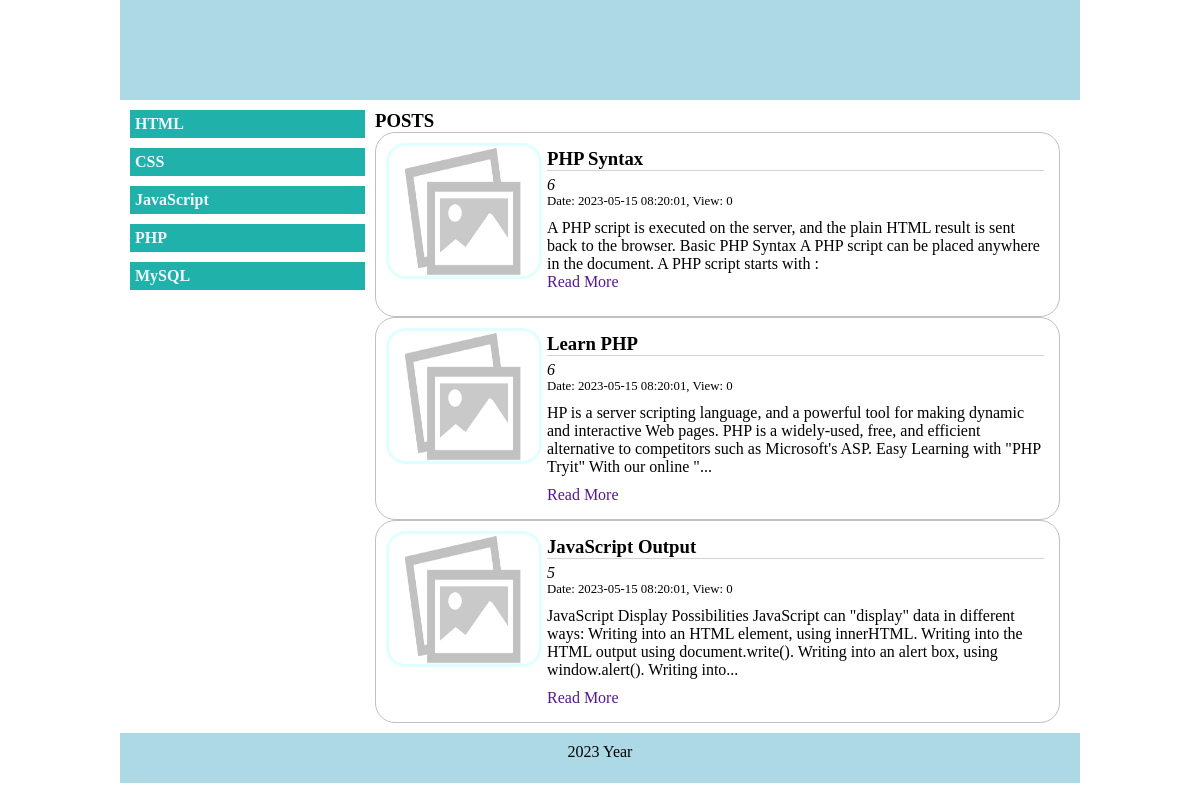
The page / on the database its author committed.
### tables this page shows
CREATE TABLE `topics` (
  `id` int(3) UNSIGNED NOT NULL,
  `title` varchar(150) NOT NULL,
  `created_at` timestamp NOT NULL DEFAULT current_timestamp()
);

CREATE TABLE `posts` (
  `id` int(10) UNSIGNED NOT NULL,
  `user_id` int(10) UNSIGNED NOT NULL,
  `topic_id` int(3) UNSIGNED DEFAULT NULL,
  `title` varchar(200) NOT NULL,
  `text` text NOT NULL,
  `img_url` varchar(250) DEFAULT NULL,
  `created_at` timestamp NOT NULL DEFAULT current_timestamp(),
  `view` int(11) UNSIGNED NOT NULL DEFAULT 0
);

### blocks/content.php (the view)
<?php
    if(isset($_GET['topic'])){
        $topic_id = $_GET['topic'];
        $posts_query =  "SELECT * FROM posts WHERE topic_id= $topic_id";
    }else{
        $posts_query =  "SELECT * FROM posts ORDER BY ID DESC LIMIT 3";
    }
    $posts_result = mysqli_query($conn, $posts_query);
?>
<div class="content">
    <h3>POSTS</h3>
    <?php
        while($posts = mysqli_fetch_assoc($posts_result)){
    ?>
    <article>
        <div class="img">
            <img src="storage/posts/default.png" alt="">
        </div>
        <div class="post">
            <h3><?=$posts['title']?></h3>
            <div class="author">
                <?=$posts['user_id']?>
            </div>
            <div class="post-info">
                Date: <?=$posts['created_at']?>, View: <?=$posts['view']?>
            </div>
            <div class="description">
                <?=substr($posts['text'], 0, 250)."..."?>
            </div>
            <div class="read-more">
                <a href="">Read More</a>
            </div>
        </div>
    </article>
    <?php
        }
    ?>
</div>

### index.php (shortened to what this page needs)
<?php
    require_once "config/connection_db.php";
?>
<!DOCTYPE html>
<html lang="en">
<head>
    <link rel="stylesheet" href="style.css">
</head>
<body>
    <header></header>
    <main>
        <?php
            include "blocks/nav.php";
            include "blocks/content.php";
        ?>
    </main>
    <footer>2023 Year</footer>
</body>
</html>

### blocks/nav.php
<?php
    $topics_query = "SELECT id, title FROM topics";
    $topics_result = mysqli_query($conn, $topics_query);
?>
<nav>
    <ul>
        <?php
            while($topics = mysqli_fetch_assoc($topics_result)){
        ?>
        <li><a href="?topic=<?=$topics['id']?>"><?=$topics['title']?></a></li>
        <?php
            }
        ?>
    </ul>
</nav>

### style.css (style rules this page uses)
body { padding: 0; margin: 0; }
header { width: 80%; height: 100px; background-color: lightblue; margin: auto; }
main { width: 80%; min-height: 150px; margin: auto; padding: 10px; box-sizing: border-box; }
nav ul { list-style: none; margin: 0; padding: 0; }
nav ul li { background-color: lightseagreen; margin-bottom: 10px; }
nav ul li a { text-decoration: none; padding: 5px; display: block; font-weight: bold; color: aliceblue; }
.content { min-height: 200px; padding:0 10px; box-sizing: border-box; }
.content h3 { margin: 0; }
footer { width: 80%; height: 50px; background-color: lightblue; margin: auto; text-align: center; padding-top: 10px; box-sizing: border-box; }
article { border: solid 1px silver; border-radius: 20px; padding: 10px; box-sizing: border-box; }
article .img { text-align: center; }
article .img img { width: 150px; height: 130px; border-radius: 20px; border: solid 3px lightcyan; }
article .post { width: 100%; padding: 5px; box-sizing: border-box; }
article .post h3 { padding: 0; margin: 0; margin-bottom: 5px; border-bottom: solid 1px lightgray; }
article .author { font-style: italic; }
article .post-info { font-size: 0.8em; }
article .description { margin-top: 10px; margin-bottom: 10px; }
article .read-more a { text-decoration: none; }
@media screen  and (min-width:600px) { main { display: flex; } }
@media screen  and (min-width:600px) { nav { width: 25%; } }
@media screen  and (min-width:600px) { .content { width: 75%; } }
@media screen  and (min-width:600px) { article { display: flex; } }
@media screen  and (min-width:600px) { article .img { width: 200px; text-align: left; } }

### rows shown on the page
topics: title "HTML"
topics: title "CSS"
topics: title "JavaScript"
topics: title "PHP"
topics: title "MySQL"
posts: title "PHP Syntax", user "6", created_at "2023-05-15 08:20:01", view "0", text "A PHP script is executed on the server, and the plain HTML result is sent back to the browser. Basic PHP Syntax A PHP script can be placed anywhere in the document. A PHP script starts with :"
posts: title "Learn PHP", user "6", created_at "2023-05-15 08:20:01", view "0", text "HP is a server scripting language, and a powerful tool for making dynamic and interactive Web pages. PHP is a widely-used, free, and efficient alternative to competitors such as Microsoft's ASP. Easy Learning with \"PHP Tryit\" With our online \""
posts: title "JavaScript Output", user "5", created_at "2023-05-15 08:20:01", view "0", text "JavaScript Display Possibilities JavaScript can \"display\" data in different ways: Writing into an HTML element, using innerHTML. Writing into the HTML output using document.write(). Writing into an alert box, using window.alert(). Writing into"
